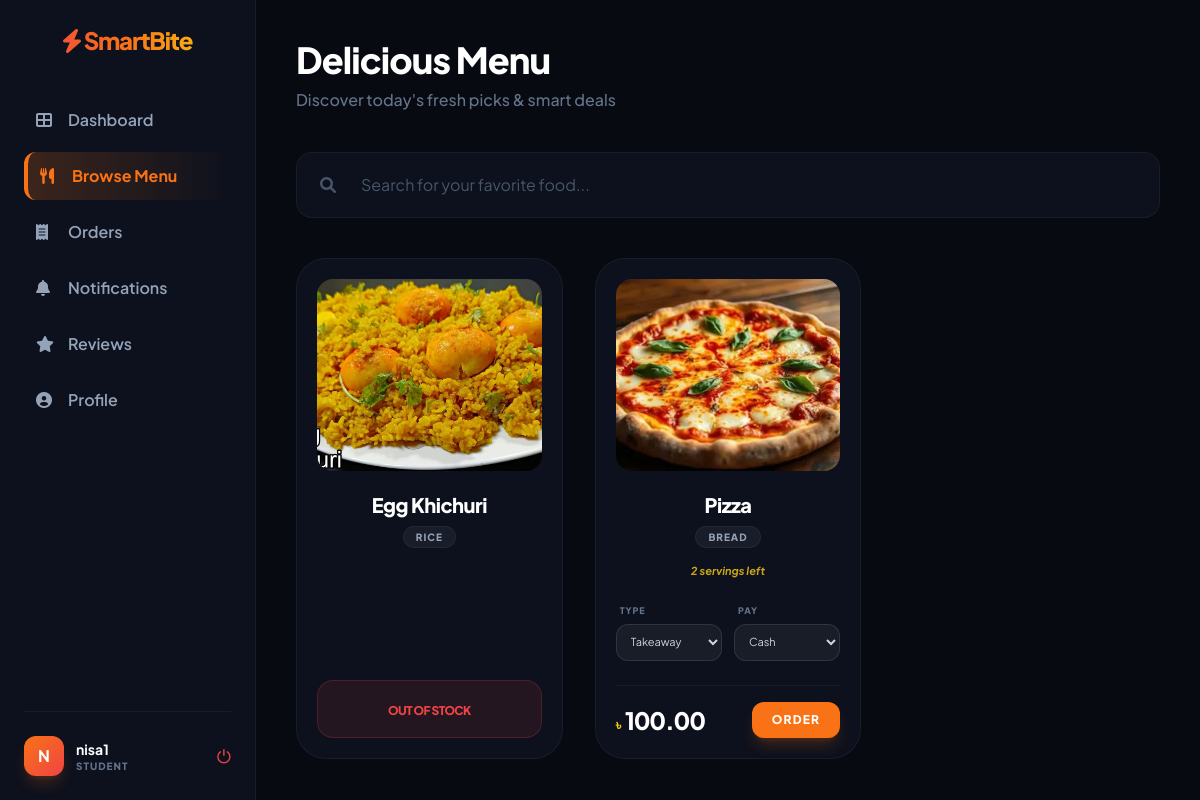
The app's page /menu/ (signed in) with its own data.
### SmartCanteen/models.py (models this page shows, shortened)
class Food(models.Model):
    CATEGORY_CHOICES = (
        ('Rice', 'Rice'),
        ('Bread', 'Bread'),
        ('Snacks', 'Snacks'),
        ('Drinks', 'Drinks'),
        ('Dessert', 'Dessert'),
    )
    name = models.CharField(max_length=100)
    category = models.CharField(
        max_length=50,
        choices=CATEGORY_CHOICES,
        default='Snacks'
    )
    price = models.DecimalField(max_digits=10, decimal_places=2)
    quantity = models.IntegerField(default=0)
    photo = models.ImageField(
        upload_to='food_images/',
        blank=True,
        null=True
    )
    available = models.BooleanField(default=True)

### SmartCanteen/views.py (the view)
# urls.py: path('menu/', views.menu, name='menu'),
@login_required
def menu(request):
    foods = Food.objects.all()
    q = request.GET.get('q')
    if q:
        foods = foods.filter(name__icontains=q)
    return render(request, 'menu.html', {'foods': foods})

### templates/menu.html (shortened to what this page needs)
<!DOCTYPE html>
<html lang="en">
<head>
    <script src="https://cdn.tailwindcss.com"></script>
    <link rel="stylesheet" href="https://cdnjs.cloudflare.com/ajax/libs/font-awesome/6.0.0/css/all.min.css">
</head>
<body class="flex h-screen overflow-hidden">
<aside class="w-64 bg-[#0d111d] border-r border-white/5 flex flex-col p-6">
    <div class="mb-10 text-center">
        <h3 class="text-2xl font-black tracking-tighter bg-gradient-to-r from-[#ef4444] via-[#f97316] to-[#facc15] bg-clip-text text-transparent">
            <i class="fas fa-bolt me-1"></i>SmartBite
        </h3>
    </div>
    <nav class="space-y-2 flex-1">
        <a href="{% url 'dashboard' %}" class="sidebar-item flex items-center gap-3 p-3 text-slate-400 transition font-semibold rounded-xl">
            <i class="fas fa-th-large w-5"></i> Dashboard
        </a>
        <a href="{% url 'menu' %}" class="active-nav flex items-center gap-3 p-3 transition font-bold rounded-xl">
            <i class="fas fa-utensils w-5"></i> Browse Menu
        </a>
        <a href="{% url 'orders_view' %}" class="sidebar-item flex items-center gap-3 p-3 text-slate-400 transition font-semibold rounded-xl">
            <i class="fas fa-receipt w-5"></i> Orders
        </a>
        <a href="{% url 'notifications' %}" class="sidebar-item flex items-center justify-between p-3 text-slate-400 transition font-semibold rounded-xl">
            <div class="flex items-center gap-3"><i class="fas fa-bell w-5"></i> Notifications</div>
        </a>
        <a href="{% url 'feedback_list' %}" class="sidebar-item flex items-center gap-3 p-3 text-slate-400 transition font-semibold rounded-xl">
            <i class="fas fa-star w-5"></i> Reviews
        </a>
        <a href="{% url 'profile' %}" class="sidebar-item flex items-center gap-3 p-3 text-slate-400 transition font-semibold rounded-xl">
            <i class="fas fa-user-circle w-5"></i> Profile
        </a>
    </nav>
    <div class="pt-6 border-t border-white/5">
        <div class="flex items-center gap-3">
            <div class="w-10 h-10 bg-gradient-to-br from-[#f97316] to-[#ef4444] rounded-xl flex items-center justify-center text-white font-bold shadow-lg shadow-orange-500/20">
                {{ user.username|slice:":1"|upper }}
            </div>
            <div class="flex-1">
                <p class="text-sm font-bold text-white">{{ user.username }}</p>
                <p class="text-[10px] text-slate-500 uppercase font-black tracking-widest">Student</p>
            </div>
            <form action="{% url 'logout' %}" method="post" class="inline">
                <button type="submit" class="text-[#ef4444] text-lg hover:scale-110 transition" title="Logout">⏻</button>
            </form>
        </div>
    </div>
</aside>
<main class="flex-1 overflow-y-auto p-10 no-scrollbar">
    <header class="mb-10">
        <h1 class="text-4xl font-extrabold text-white mb-2 tracking-tight">Delicious Menu</h1>
        <p class="text-slate-500 font-medium">Discover today's fresh picks & smart deals</p>
    </header>
    <form method="GET" class="relative mb-10 max-w-5xl group">
        <i class="fas fa-search absolute left-6 top-1/2 -translate-y-1/2 text-slate-600 group-focus-within:text-[#f97316] transition-colors"></i>
        <input type="text" name="q" value="{{ request.GET.q }}" placeholder="Search for your favorite food..." class="w-full bg-[#0d111d] border border-white/5 rounded-2xl py-5 pl-16 pr-6 focus:outline-none focus:border-[#f97316] focus:ring-4 focus:ring-orange-500/10 text-slate-200 transition-all placeholder:text-slate-600">
    </form>
    <div class="grid grid-cols-1 sm:grid-cols-2 lg:grid-cols-3 xl:grid-cols-4 gap-8">
        {% for food in foods %}
        <div id="food-{{ food.id }}" class="card-bg p-5 relative flex flex-col scroll-mt-24">
            <div class="w-full h-48 overflow-hidden rounded-2xl mb-5 group">
                {% if food.photo %}
                    <img src="{{ food.photo.url }}" class="w-full h-full object-cover group-hover:scale-110 transition-transform duration-500">
                {% else %}
                    <div class="w-full h-full flex items-center justify-center bg-white/5 text-5xl">🍕</div>
                {% endif %}
            </div>
            <div class="text-center mb-4">
                <h3 class="font-extrabold text-white text-xl mb-1 tracking-tight">{{ food.name }}</h3>
                <span class="px-3 py-1 bg-white/5 rounded-full text-[10px] text-slate-400 uppercase font-black tracking-widest border border-white/5">
                    {{ food.category }}
                </span>
            </div>
            {% if food.quantity <= 0 or not food.available %}
                <div class="mt-auto text-center py-4 bg-red-500/10 rounded-2xl border border-red-500/20">
                    <span class="text-[#ef4444] font-black uppercase text-xs tracking-tighter">Out of Stock</span>
                </div>
            {% else %}
                <p class="text-[11px] text-[#facc15] font-bold text-center mb-4 italic opacity-80">{{ food.quantity }} servings left</p>
                <form method="POST" action="{% url 'handle_order' %}" class="mt-auto flex flex-col gap-4">
                    <div class="grid grid-cols-2 gap-3">
                        <div class="space-y-1">
                            <label class="text-[9px] text-slate-500 font-black uppercase tracking-widest ml-1">Type</label>
                            <select name="order_type" class="w-full bg-white/5 border border-white/10 text-[11px] text-slate-300 rounded-xl p-2.5 outline-none focus:border-[#f97316]">
                                <option value="Takeaway">Takeaway</option>
                            </select>
                        </div>
                        <div class="space-y-1">
                            <label class="text-[9px] text-slate-500 font-black uppercase tracking-widest ml-1">Pay</label>
                            <select name="payment_method" class="w-full bg-white/5 border border-white/10 text-[11px] text-slate-300 rounded-xl p-2.5 outline-none focus:border-[#f97316]">
                                <option value="Cash">Cash</option>
                            </select>
                        </div>
                    </div>
                    <div class="flex justify-between items-center mt-2 pt-4 border-t border-white/5">
                        <div class="flex items-baseline gap-1">
                            <span class="text-[14px] font-bold text-[#facc15]">৳</span>
                            <span class="text-2xl font-black tracking-tighter text-white">{{ food.price }}</span>
                        </div>
                        <button type="submit" class="bg-[#f97316] text-white px-5 py-2.5 rounded-xl text-xs font-black uppercase tracking-widest shadow-lg shadow-orange-500/20 hover:bg-[#ef4444] transition-all active:scale-90">
                            Order
                        </button>
                    </div>
                </form>
            {% endif %}
        </div>
        {% empty %}
        <div class="col-span-full text-center py-32 bg-white/5 rounded-[40px] border border-dashed border-white/10">
            <i class="fas fa-cookie-bite text-5xl text-slate-700 mb-4"></i>
            <h2 class="text-xl font-bold text-slate-500">No delicious items found here.</h2>
        </div>
        {% endfor %}
    </div>
</main>
</body>
</html>

### templates/menu.html (style rules this page uses)
:root { --primary-orange: #f97316; --primary-red: #ef4444; --primary-yellow: #facc15; --bg-dark: #080a12; --card-bg: #0d111d; }
body { background: var(--bg-dark); color: #e2e8f0; font-family: 'Plus Jakarta Sans', sans-serif; }
.active-nav { background: linear-gradient(90deg, rgba(249, 115, 22, 0.2), transparent); color: var(--primary-orange); border-left: 4px solid var(--primary-orange); }
.card-bg { background: var(--card-bg); border: 1px solid rgba(255, 255, 255, 0.05); border-radius: 30px; transition: all 0.4s cubic-bezier(0.175, 0.885, 0.32, 1.275); }
html { scroll-behavior: smooth; }

### records on screen
Food: photo (picture), name "Egg Khichuri", category "RICE", quantity "OUT OF STOCK"
Food: photo (picture), name "Pizza", category "BREAD", quantity "2", price "100.00"

### other values on screen
{{ user.username|slice:":1"|upper }} "N"
{{ user.username }} "nisa1"
